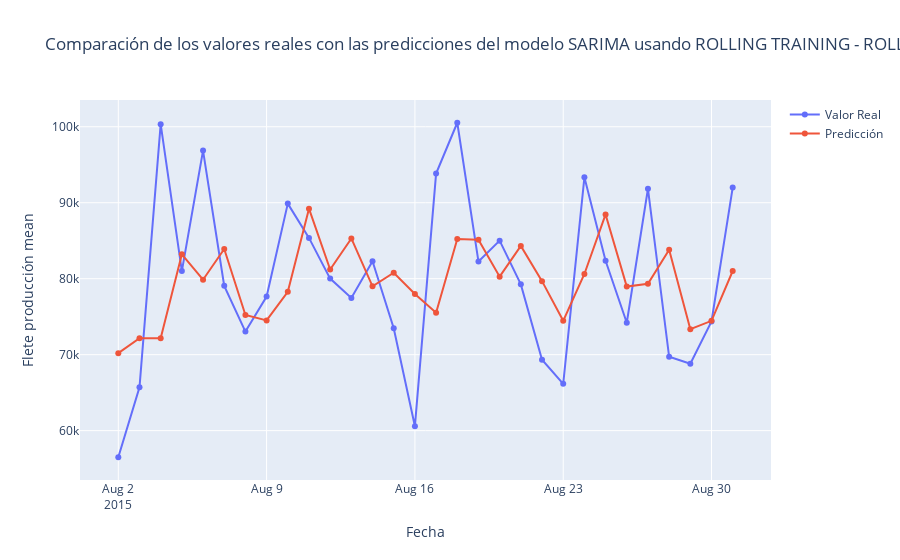

This figure's notebook cell:
### Code cell
plot_arima(
    test_df,
    values__sarima_rolling,
    predictions__sarima_rolling,
    title="Comparación de los valores reales con las predicciones del modelo SARIMA usando\n ROLLING TRAINING - ROLLING PREDICTIONS",
)

### Figure 1 — Plotly figure (JSON) as saved in the notebook; plotly's stock layout.template omitted (floating-point values rounded to 4 significant figures)
{"data": [{"hovertemplate": "Series=Valor Real<br>Fecha=%{x}<br>Flete producción mean=%{y}<extra></extra>", "legendgroup": "Valor Real", "line": {"color": "#636efa", "dash": "solid"}, "marker": {"symbol": "circle"}, "mode": "lines+markers", "name": "Valor Real", "orientation": "v", "showlegend": true, "type": "scatter", "x": ["2015-08-02T00:00:00", "2015-08-03T00:00:00", "2015-08-04T00:00:00", "2015-08-05T00:00:00", "2015-08-06T00:00:00", "2015-08-07T00:00:00", "2015-08-08T00:00:00", "2015-08-09T00:00:00", "2015-08-10T00:00:00", "2015-08-11T00:00:00", "2015-08-12T00:00:00", "2015-08-13T00:00:00", "2015-08-14T00:00:00", "2015-08-15T00:00:00", "2015-08-16T00:00:00", "2015-08-17T00:00:00", "2015-08-18T00:00:00", "2015-08-19T00:00:00", "2015-08-20T00:00:00", "2015-08-21T00:00:00", "2015-08-22T00:00:00", "2015-08-23T00:00:00", "2015-08-24T00:00:00", "2015-08-25T00:00:00", "2015-08-26T00:00:00", "2015-08-27T00:00:00", "2015-08-28T00:00:00", "2015-08-29T00:00:00", "2015-08-30T00:00:00", "2015-08-31T00:00:00"], "xaxis": "x", "y": [56499, 65712, 100339, 80999, 96870, 79060, 73044, 77648, 89887, 85371, 80016, 77471, 82299, 73489, 60586, 93839, 100529, 82260, 85008, 79257, 69344, 66164, 93346, 82358, 74204, 91839, 69723, 68812, 74384, 91991], "yaxis": "y"}, {"hovertemplate": "Series=Predicción<br>Fecha=%{x}<br>Flete producción mean=%{y}<extra></extra>", "legendgroup": "Predicción", "line": {"color": "#EF553B", "dash": "solid"}, "marker": {"symbol": "circle"}, "mode": "lines+markers", "name": "Predicción", "orientation": "v", "showlegend": true, "type": "scatter", "x": ["2015-08-02T00:00:00", "2015-08-03T00:00:00", "2015-08-04T00:00:00", "2015-08-05T00:00:00", "2015-08-06T00:00:00", "2015-08-07T00:00:00", "2015-08-08T00:00:00", "2015-08-09T00:00:00", "2015-08-10T00:00:00", "2015-08-11T00:00:00", "2015-08-12T00:00:00", "2015-08-13T00:00:00", "2015-08-14T00:00:00", "2015-08-15T00:00:00", "2015-08-16T00:00:00", "2015-08-17T00:00:00", "2015-08-18T00:00:00", "2015-08-19T00:00:00", "2015-08-20T00:00:00", "2015-08-21T00:00:00", "2015-08-22T00:00:00", "2015-08-23T00:00:00", "2015-08-24T00:00:00", "2015-08-25T00:00:00", "2015-08-26T00:00:00", "2015-08-27T00:00:00", "2015-08-28T00:00:00", "2015-08-29T00:00:00", "2015-08-30T00:00:00", "2015-08-31T00:00:00"], "xaxis": "x", "y": [70200.0, 72160.0, 72170.0, 83220.0, 79870.0, 83910.0, 75220.0, 74510.0, 78280.0, 89220.0, 81210.0, 85300.0, 79000.0, 80780.0, 77990.0, 75530.0, 85230.0, 85140.0, 80270.0, 84320.0, 79680.0, 74460.0, 80620.0, 88460.0, 78960.0, 79330.0, 83810.0, 73350.0, 74450.0, 81020.0], "yaxis": "y"}], "layout": {"legend": {"title": {"text": ""}, "tracegroupgap": 0}, "title": {"text": "Comparación de los valores reales con las predicciones del modelo SARIMA usando ROLLING TRAINING - ROLLING PREDICTIONS"}, "xaxis": {"anchor": "y", "domain": [0, 1], "title": {"text": "Fecha"}}, "yaxis": {"anchor": "x", "domain": [0, 1], "title": {"text": "Flete producción mean"}}}}
